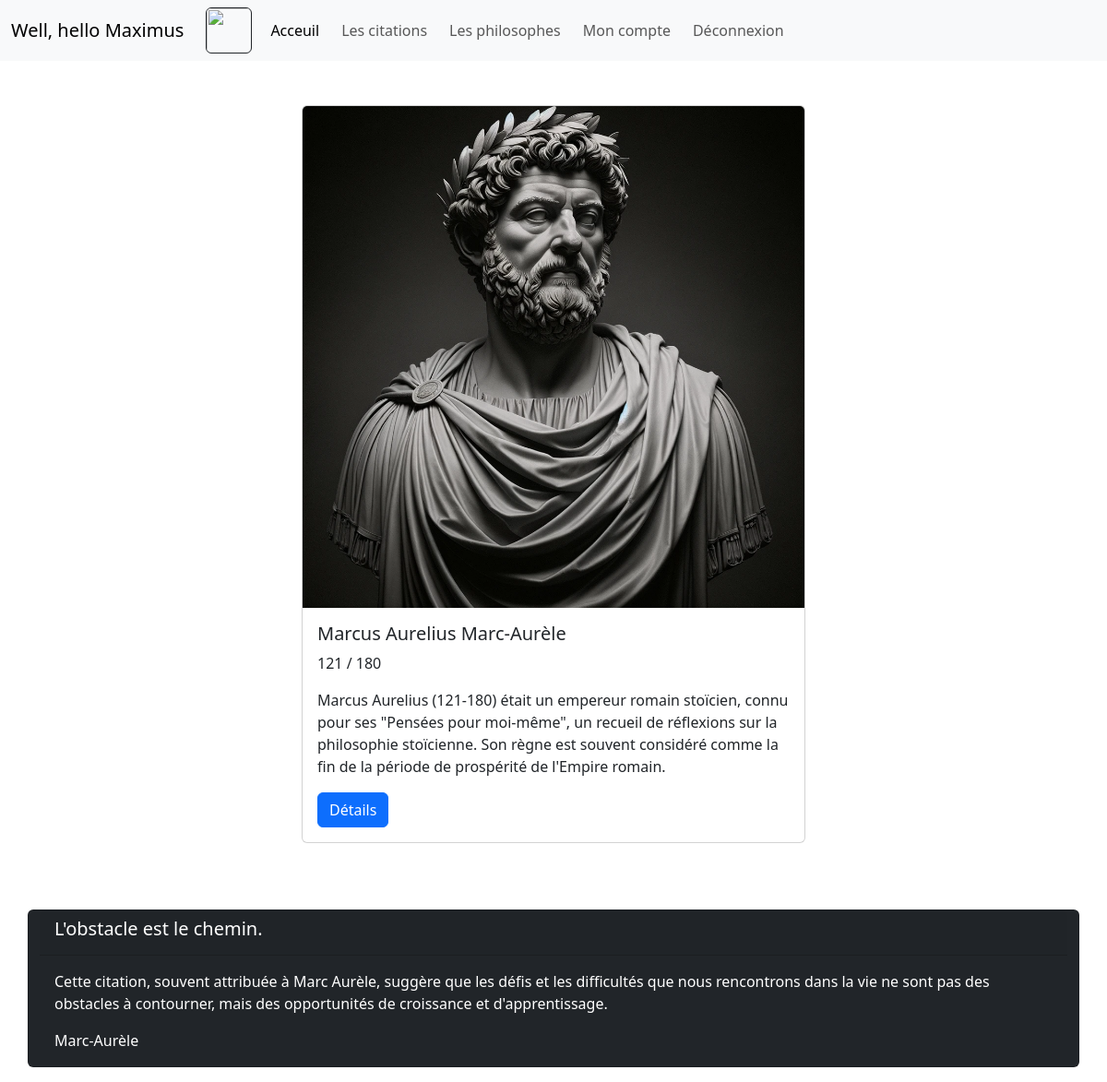
Page /detail.php?id=3&id_citation=83 (signed in) on the committed database.
### tables this page shows
CREATE TABLE IF NOT EXISTS `auteur` (
  `id_auteur` int NOT NULL AUTO_INCREMENT,
  `nom` varchar(70) DEFAULT NULL,
  `prenom` varchar(25) NOT NULL,
  `description` text NOT NULL,
  `biographie` text NOT NULL,
  `date_start` varchar(7) DEFAULT NULL,
  `date_end` varchar(10) DEFAULT NULL,
  `photo` varchar(50) DEFAULT NULL,
  PRIMARY KEY (`id_auteur`)
);

CREATE TABLE IF NOT EXISTS `citations` (
  `id_citations` int NOT NULL AUTO_INCREMENT,
  `citation` varchar(255) DEFAULT NULL,
  `explication` text NOT NULL,
  `année` date DEFAULT NULL,
  `id_auteur` int DEFAULT NULL,
  PRIMARY KEY (`id_citations`),
  KEY `id_auteur` (`id_auteur`)
);

### detail.php (called while the page is built, shortened)
<?php
require 'data/db-connect.php';
if (isset($_GET['id'])) {
    $requete_auteur = $dbh->prepare("SELECT * FROM auteur WHERE id_auteur = :id_auteur");
    $requete_auteur->execute([
        ':id_auteur' => $_GET['id']
    ]);
    $resultat_auteur = $requete_auteur->fetch();
}
if (isset($_GET['id_citation'])) {
    $requete = $dbh->prepare('SELECT * FROM citations WHERE id_citations = :id_citation');
    $requete->execute([
        ':id_citation' => $_GET['id_citation']
    ]);
    $resultat_citation = $requete->fetch();
}
require 'templates/details.html.php';

### templates/details.html.php (the view, shortened to what this page needs)
<!DOCTYPE html>
<html lang="en">
<head>
    <link rel="stylesheet" href="../assets/style.css">
    <link href="https://cdn.jsdelivr.net/npm/bootstrap@5.3.3/dist/css/bootstrap.min.css" rel="stylesheet">
</head>
<body>
    <?php require 'templates/inc.top.html.php' ?>
    <div class="container">
        <div class="row justify-content-center">
            <div class="col-12 col-md-6 my-5">
                <div class="card">
                    <img src="<?= $resultat_auteur['photo'] ?>" class="card-img-top" alt="...">
                    <div class="card-body">
                        <h5 class="card-title"><?= $resultat_auteur['prenom'] . ' ' . $resultat_auteur['nom'] ?></h5>
                        <p class="font-weight-bold"><?= $resultat_auteur['date_start'] . ' ' . '/' . ' ' . $resultat_auteur['date_end'] ?></p>
                        <p class="card-text"><?= $resultat_auteur['description'] ?></p>
                        <a href="details_auteur.php?id=<?= $resultat_auteur['id_auteur'] ?>" class="btn btn-primary">Détails</a>
                    </div>
                </div>
            </div>
            <div class="card text-bg-dark mb-3 my-4">
                <div class="card-header">
                    <h5 class="card-title"><?= $resultat_citation['citation'] ?></h5>
                </div>
                <div class="card-body">
                    <p class="card-text"><?= $resultat_citation['explication'] ?></p>
                    <p class="card-text"><?= $resultat_auteur['nom'] ?></p>
                </div>
            </div>
        </div>
    </div>
</body>
</html>

### rows in the picture
auteur: photo (picture), prenom "Marcus Aurelius", nom "Marc-Aurèle", date_start "121", date_end "180", description "Marcus Aurelius (121-180) était un empereur romain stoïcien, connu pour ses \"Pensées pour moi-même\", un recueil de réflexions sur la philosophie stoïcienne. Son règne est souvent considéré comme la fin de la période de prospérité de l'Empire romain."
citations: citation "L'obstacle est le chemin.", explication "Cette citation, souvent attribuée à Marc Aurèle, suggère que les défis et les difficultés que nous rencontrons dans la vie ne sont pas des obstacles à contourner, mais des opportunités de croissance et d'apprentissage."

### other values in the picture
$_SESSION['name'] "Maximus"
